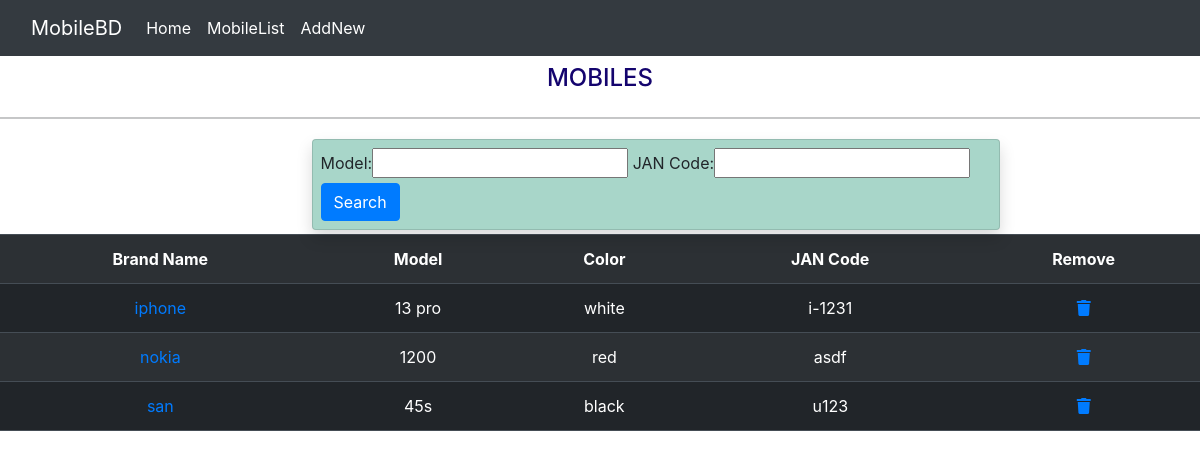
The app's page /mobile_list/, older data.
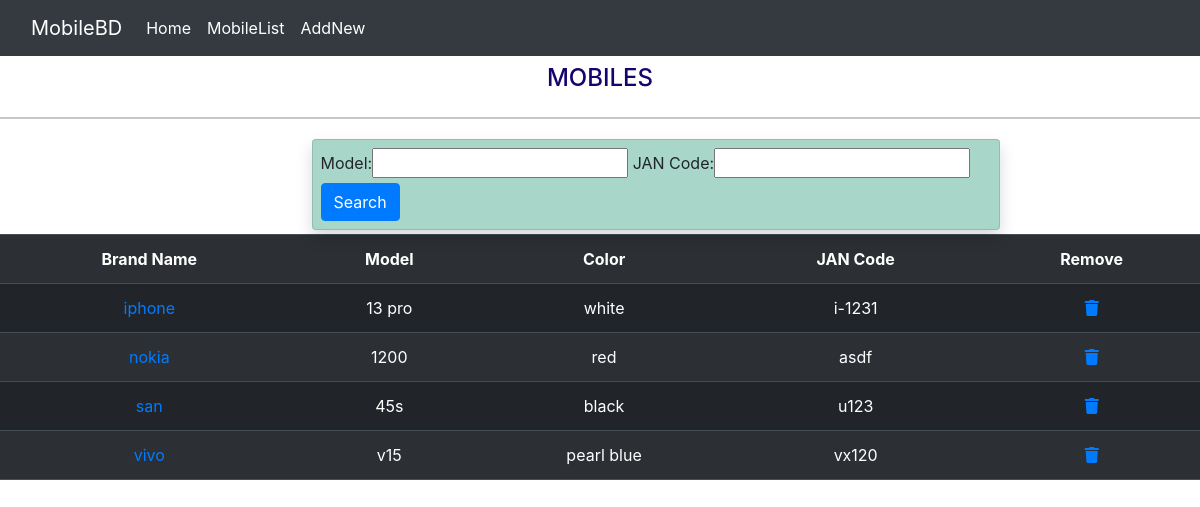
The same page, newer data.
### myapp/models.py (models this page shows, shortened)
class Mobile(models.Model):
    Brand_Name = models.CharField(max_length=50, blank=False , null=False)
    Model = models.CharField(max_length=50, blank=False , null=False )
    Color = models.CharField(max_length=50,  blank=False , null=False)
    JAN_Code = models.CharField(max_length=50, blank= False, null=False)

### myapp/views.py (the view)
# urls.py: path('mobile_list/',views.mobile_list,name='mobile_list'),
def mobile_list(request):
    mobile_list = Mobile.objects.order_by('Brand_Name')
    myFilter = MobileFilter(request.GET,queryset=mobile_list)
    mobile_list = myFilter.qs
    return render(request, 'mobile_list.html', {'mobiles':mobile_list, 'myFilter':myFilter})

### templates/mobile_list.html
{% extends 'index.html' %}
{% block body %}
<h4 class="text-center p-2">MOBILES</h4>
<hr>
<div class="row">
    <div class="col-lg-3 ">
    </div>
    <div class="col-lg-6">
        <div style="width:43rem;" id="filterbar" class="card justify-content-center m-1 p-2 shadow">
            <form action="" method="GET">
                {{myFilter.form}}
                <button class="btn btn-primary" type="submit">Search</button>
            </form>
        </div>
    </div>
    <div class="col-lg-3">
    </div>
</div>
<div class="tablecontent">
    <div class="left">
        <table class="table table-dark table-striped">
            <tr>
                <th style="text-align: center;">Brand Name</th>
                <th style="text-align: center;">Model</th>
                <th style="text-align: center;">Color</th>
                <th style="text-align: center;">JAN Code</th>
                <th style="text-align: center;">Remove</th>
            </tr>
            {% for mobile in mobiles %}
            <tr>
                <td style="text-align: center;"><a href="{% url 'mobileinfo' mobile.id %}">{{mobile.Brand_Name}}</a></td>
                <td style="text-align: center;">{{mobile.Model}}</td>
                <td style="text-align: center;">{{mobile.Color}}</td>
                <td style="text-align: center;">{{mobile.JAN_Code}}</td>
                <td style="text-align: center;"><a href="{% url 'mobiledelete' mobile.id %}"><i class="fas fa-trash"></i></a></td>
                {% endfor %}
            </tr>
        </table>
    </div>
{% endblock %}

Row changes from the older to the newer data that the page shows:
added Mobile: Brand_Name "vivo", Model "v15", Color "pearl blue", JAN_Code "vx120"
